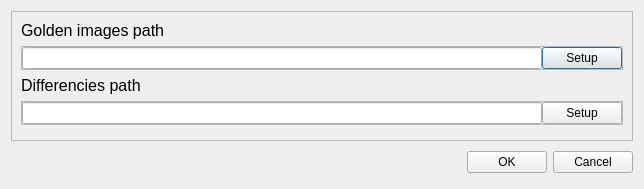
<?xml version="1.0" encoding="UTF-8"?>
<ui version="4.0">
 <class>SettingsDialog</class>
 <widget class="QDialog" name="SettingsDialog">
  <property name="geometry">
   <rect>
    <x>0</x>
    <y>0</y>
    <width>644</width>
    <height>189</height>
   </rect>
  </property>
  <property name="windowTitle">
   <string>Application settings</string>
  </property>
  <layout class="QVBoxLayout" name="verticalLayout">
   <item>
    <widget class="QFrame" name="frame">
     <property name="minimumSize">
      <size>
       <width>0</width>
       <height>0</height>
      </size>
     </property>
     <property name="frameShape">
      <enum>QFrame::StyledPanel</enum>
     </property>
     <property name="frameShadow">
      <enum>QFrame::Raised</enum>
     </property>
     <layout class="QVBoxLayout" name="verticalLayout_2">
      <item>
       <widget class="QLabel" name="label">
        <property name="maximumSize">
         <size>
          <width>16777215</width>
          <height>20</height>
         </size>
        </property>
        <property name="font">
         <font>
          <pointsize>12</pointsize>
         </font>
        </property>
        <property name="text">
         <string>Golden images path</string>
        </property>
       </widget>
      </item>
      <item>
       <widget class="QFrame" name="frame_2">
        <property name="maximumSize">
         <size>
          <width>16777215</width>
          <height>35</height>
         </size>
        </property>
        <property name="frameShape">
         <enum>QFrame::StyledPanel</enum>
        </property>
        <property name="frameShadow">
         <enum>QFrame::Raised</enum>
        </property>
        <layout class="QHBoxLayout" name="horizontalLayout">
         <property name="spacing">
          <number>0</number>
         </property>
         <property name="margin">
          <number>0</number>
         </property>
         <item>
          <widget class="QLineEdit" name="lineEditGolden"/>
         </item>
         <item>
          <widget class="QPushButton" name="setupGoldenButton">
           <property name="text">
            <string>Setup</string>
           </property>
          </widget>
         </item>
        </layout>
       </widget>
      </item>
      <item>
       <widget class="QLabel" name="label_2">
        <property name="maximumSize">
         <size>
          <width>16777215</width>
          <height>20</height>
         </size>
        </property>
        <property name="font">
         <font>
          <pointsize>12</pointsize>
         </font>
        </property>
        <property name="text">
         <string>Differencies path</string>
        </property>
       </widget>
      </item>
      <item>
       <widget class="QFrame" name="frame_3">
        <property name="maximumSize">
         <size>
          <width>16777215</width>
          <height>35</height>
         </size>
        </property>
        <property name="frameShape">
         <enum>QFrame::StyledPanel</enum>
        </property>
        <property name="frameShadow">
         <enum>QFrame::Raised</enum>
        </property>
        <layout class="QHBoxLayout" name="horizontalLayout_2">
         <property name="spacing">
          <number>0</number>
         </property>
         <property name="margin">
          <number>0</number>
         </property>
         <item>
          <widget class="QLineEdit" name="lineEditDiff">
           <property name="minimumSize">
            <size>
             <width>230</width>
             <height>0</height>
            </size>
           </property>
          </widget>
         </item>
         <item>
          <widget class="QPushButton" name="setupDiffButton">
           <property name="text">
            <string>Setup</string>
           </property>
          </widget>
         </item>
        </layout>
       </widget>
      </item>
      <item>
       <spacer name="verticalSpacer">
        <property name="orientation">
         <enum>Qt::Vertical</enum>
        </property>
        <property name="sizeHint" stdset="0">
         <size>
          <width>20</width>
          <height>40</height>
         </size>
        </property>
       </spacer>
      </item>
     </layout>
    </widget>
   </item>
   <item>
    <layout class="QHBoxLayout">
     <property name="spacing">
      <number>6</number>
     </property>
     <property name="margin">
      <number>0</number>
     </property>
     <item>
      <spacer>
       <property name="orientation">
        <enum>Qt::Horizontal</enum>
       </property>
       <property name="sizeHint" stdset="0">
        <size>
         <width>131</width>
         <height>31</height>
        </size>
       </property>
      </spacer>
     </item>
     <item>
      <widget class="QPushButton" name="okButton">
       <property name="text">
        <string>OK</string>
       </property>
      </widget>
     </item>
     <item>
      <widget class="QPushButton" name="cancelButton">
       <property name="text">
        <string>Cancel</string>
       </property>
      </widget>
     </item>
    </layout>
   </item>
  </layout>
 </widget>
 <resources/>
 <connections>
  <connection>
   <sender>okButton</sender>
   <signal>clicked()</signal>
   <receiver>SettingsDialog</receiver>
   <slot>accept()</slot>
   <hints>
    <hint type="sourcelabel">
     <x>278</x>
     <y>253</y>
    </hint>
    <hint type="destinationlabel">
     <x>96</x>
     <y>254</y>
    </hint>
   </hints>
  </connection>
  <connection>
   <sender>cancelButton</sender>
   <signal>clicked()</signal>
   <receiver>SettingsDialog</receiver>
   <slot>reject()</slot>
   <hints>
    <hint type="sourcelabel">
     <x>369</x>
     <y>253</y>
    </hint>
    <hint type="destinationlabel">
     <x>179</x>
     <y>282</y>
    </hint>
   </hints>
  </connection>
 </connections>
</ui>
